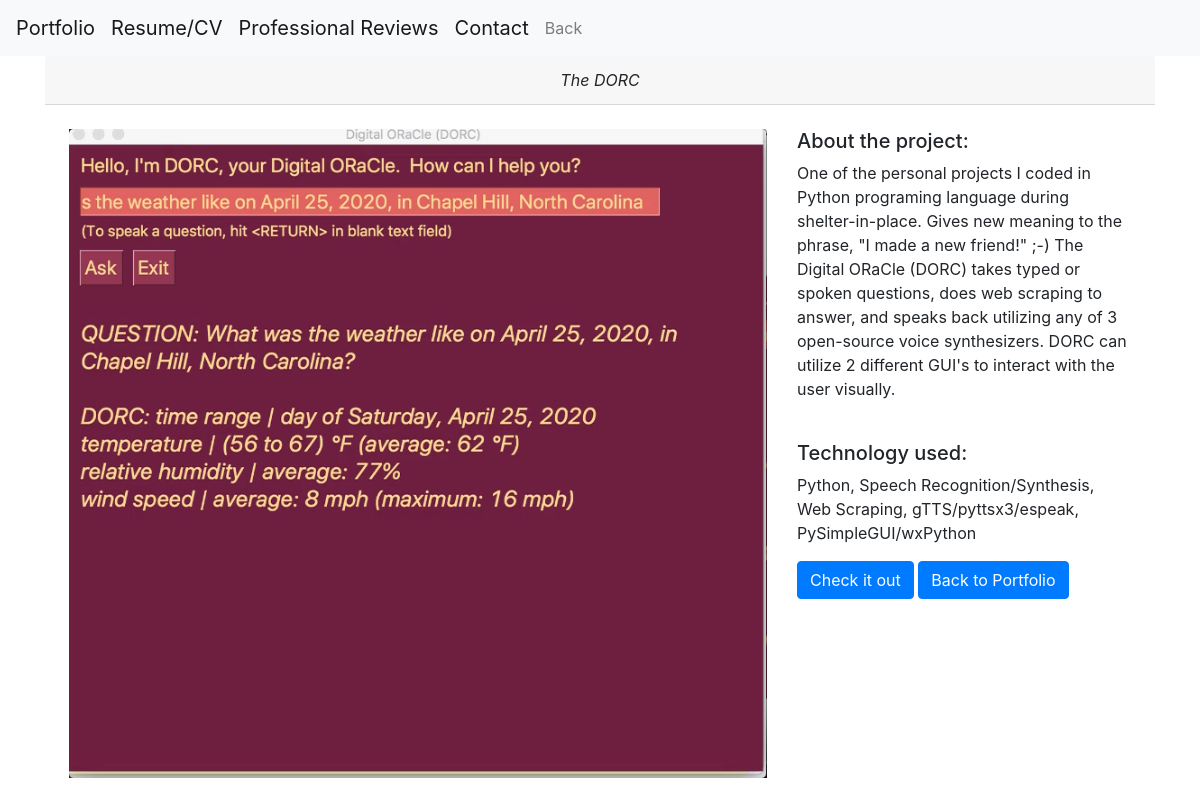
Before: /projects/1 with the older database file.
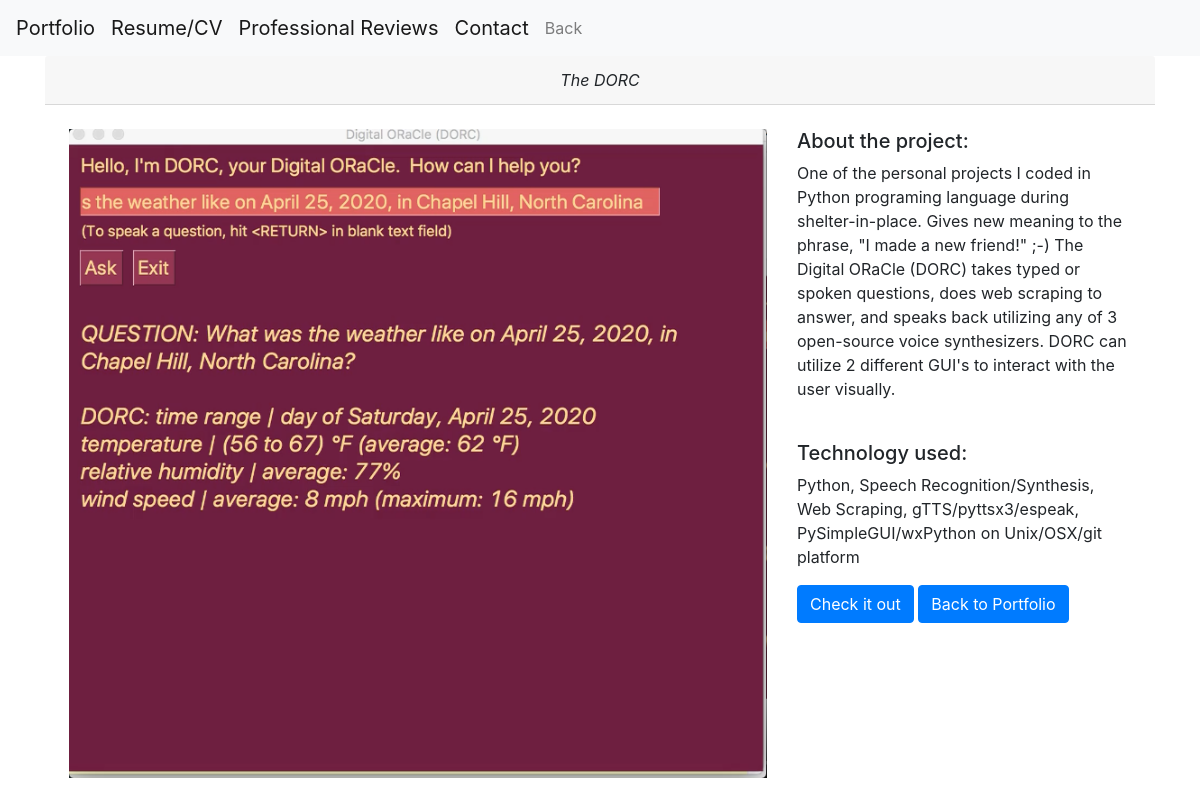
After: the same page with the newer database file.
### projects/models.py (models this page shows, shortened)
class Project(models.Model):
    class Meta:
        ordering = ['order']
    order = models.PositiveSmallIntegerField(default=1)
    title = models.CharField(max_length=100, default='')
    description = models.TextField(default='')
    technology = models.TextField(default='')
    image = models.CharField(max_length=100)
    project_link = models.URLField(blank=True)  # Hyperlink to live app hosted elsewhere

### projects/views.py (the view)
# urls.py: path('<int:pk>', views.project_detail, name="project_detail"),
def project_detail(request, pk):
    project = Project.objects.get(pk=pk)
    return render(request, 'projects/project_detail.html', {'project': project})

### projects/templates/projects/project_detail.html
{% extends 'projects/base.html' %}
{% load static %}
{% block page_content %}
<div class="card-header text-center font-italic">{{ project.title }}</div>
<div class="p-4 row">
    <div class="col-md-8">
	  <a href="{{ project.project_link }}" target="_blank">
        <img src="{% static project.image %}"  alt="screenshot for {{project.title}} project" width="100%">
	  </a>
    </div>
    <div class="col-md-4">
        <h5>About the project:</h5>
        <p>{{ project.description|safe }}</p>
        <br>
        <h5>Technology used:</h5>
        <p>{{ project.technology|safe }}</p>
        <a href="{{ project.project_link }}" class="btn btn-primary" target="_blank">Check it out</a>
        <a href="{% url 'projects:all_projects' %}"  class="btn btn-primary">Back to Portfolio</a>
    </div>
</div>
{% endblock %}

Changed rows visible on the page:
changed Project "The DORC": technology "Python, Speech Recognition/Synthesis, Web Scraping, gTTS/pyttsx3/espeak, PySimpleGUI/wxPython" → "Python, Speech Recognition/Synthesis, Web Scraping, gTTS/pyttsx3/espeak, PySimpleGUI/wxPython on Unix/OSX/git platform"
